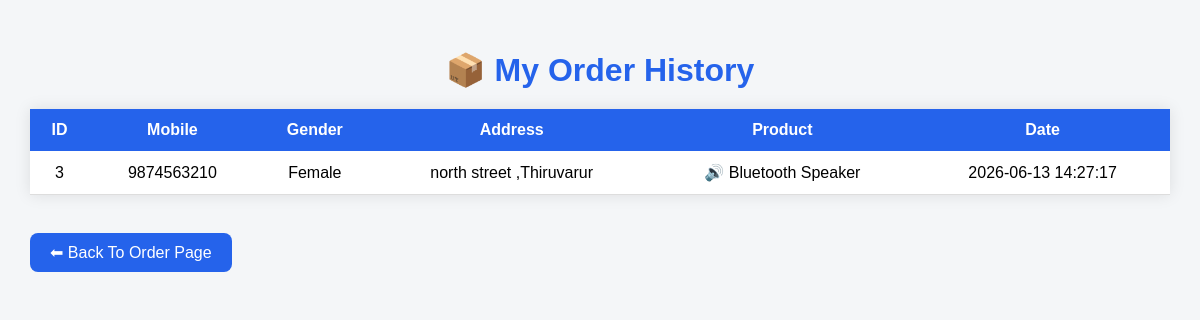
The page /order_history.php (signed in) on the database its author committed.
### tables this page shows
CREATE TABLE `orders` (
  `id` int(11) NOT NULL,
  `username` varchar(100) DEFAULT NULL,
  `mobile` varchar(20) DEFAULT NULL,
  `gender` varchar(20) DEFAULT NULL,
  `address` text DEFAULT NULL,
  `product` varchar(100) DEFAULT NULL,
  `order_date` timestamp NOT NULL DEFAULT current_timestamp()
);

### order_history.php (the view, shortened to what this page needs)
<?php
$con=mysqli_connect("localhost","root","","project");
$user=$_SESSION['user'];
$sql="SELECT * FROM orders
WHERE username='$user'
ORDER BY id DESC";
$result=mysqli_query($con,$sql);
?>
<!DOCTYPE html>
<html>
<head>
</head>
<body>
<div class="container">
<h1>📦 My Order History</h1>
<table>
<tr>
<th>ID</th>
<th>Mobile</th>
<th>Gender</th>
<th>Address</th>
<th>Product</th>
<th>Date</th>
</tr>
<?php
while($row=mysqli_fetch_assoc($result))
{
?>
<tr>
<td><?php echo $row['id']; ?></td>
<td><?php echo $row['mobile']; ?></td>
<td><?php echo $row['gender']; ?></td>
<td><?php echo $row['address']; ?></td>
<td><?php echo $row['product']; ?></td>
<td><?php echo $row['order_date']; ?></td>
</tr>
<?php
}
?>
</table>
<br>
<a href="order.php" class="back">
⬅ Back To Order Page
</a>
</div>
</body>
</html>

### order_history.php (style rules this page uses)
body { font-family:Arial; background:#f4f6f8; margin:0; padding:30px; }
.container { max-width:1200px; margin:auto; }
h1 { text-align:center; color:#2563eb; margin-bottom:20px; }
table { width:100%; border-collapse:collapse; background:white; box-shadow:0 0 15px rgba(0,0,0,0.1); }
th { background:#2563eb; color:white; padding:12px; }
td { padding:12px; text-align:center; border-bottom:1px solid #ddd; }
.back { display:inline-block; margin-top:20px; padding:10px 20px; background:#2563eb; color:white; text-decoration:none; border-radius:8px; }

### rows shown on the page
orders: id "3", mobile "9874563210", gender "Female", address "north street ,Thiruvarur", product "🔊 Bluetooth Speaker", order_date "2026-06-13 14:27:17"
